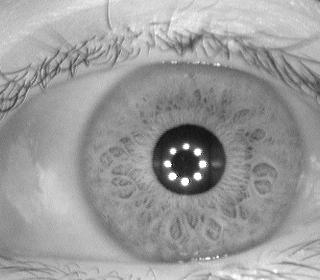
%> input picture BiometricsPPCU2020_lab03/input/S1008L02.jpg, 320 x 280 px, given in place of S1007R05.jpg, which was not available
$ octave naive_iris_recognition___skeleton.m   (GNU Octave 9; MATLAB toolbox functions it lacks are replaced by stand-ins)
%> lines starting %> are read from the running program, lines starting %| are printed output that depends on the picture; pictures that were not available may be replaced by others from this repository, and a replacement may not be noted
% iris segmentation, iris code, matching with Hamming distance
% initial file
% 2020. 11. 20.
% on the basis of Libor Masek's thesis:
% https://www.peterkovesi.com/studentprojects/libor/index.html
% images: selected from the CASIA db, Chinese Academy of Sciences
% http://www.cbsr.ia.ac.cn/english/IrisDatabase.asp

close all;
clear;
clc;

filenames = {'./input/S1007R05.jpg', './input/S1007R07.jpg', ...
    './input/S1008L02.jpg', './input/S1008L10.jpg', ...
    './input/S1011L02.jpg', './input/S1011L09.jpg'};

I_templates = cell(0);
I_noise_mask = cell(0);


for idx = 1:length(filenames)
    iris = im2double(imread(filenames{idx}));
%> iris: size 280x320 double; min 0.0314, max 1, mean 0.609

    %%%%%%%%%%%%%%%%%%%%%%%%%%%%%%%%%%%%%%%%%%%%%%%%%%%%%%%%%%%%%%%%%%%%%%%
    % STEP 1: calculate edge-images to circular Hough + linear Hough:
    iris_edges_all = imgaussfilt(iris, 9);
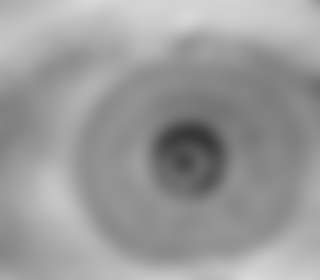
%> iris_edges_all: size 280x320 double; min 0.216, max 0.859, mean 0.609
    iris_edges_all = edge(iris_edges_all, 'Canny');
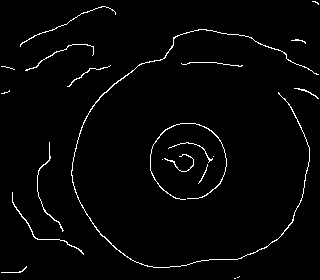
%> iris_edges_all: size 280x320 logical; 2.3% white in thin lines or dots
    iris_horizontal_edges = edge(iris, 'Prewitt');
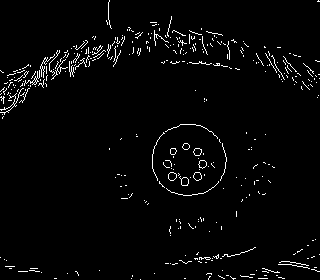
%> iris_horizontal_edges: size 280x320 logical; 2.7% white in thin lines or dots


    %%%%%%%%%%%%%%%%%%%%%%%%%%%%%%%%%%%%%%%%%%%%%%%%%%%%%%%%%%%%%%%%%%%%%%%
    % STEP 2: circular and linear Hough transforms to detect boundaries:
%> (the run ends here)
